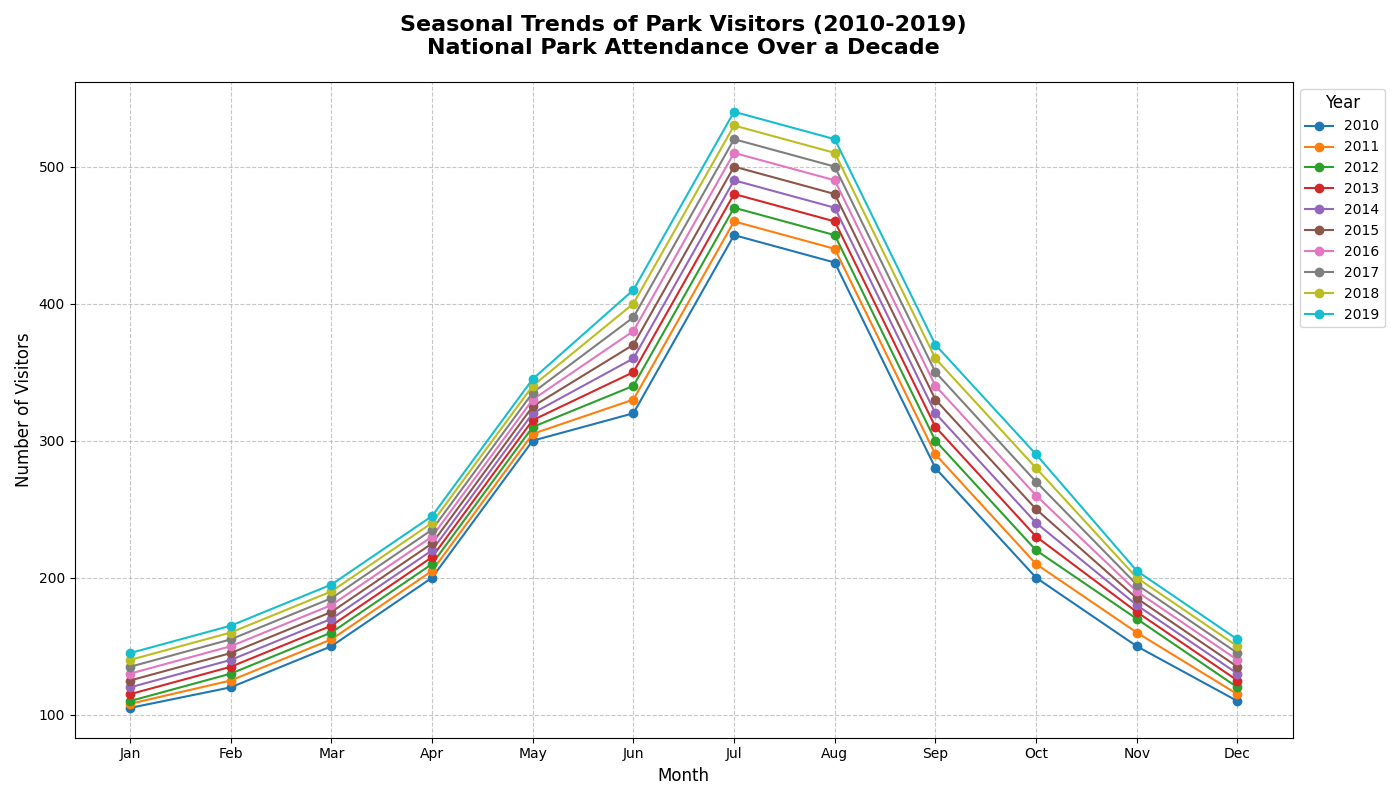

The Python source for this figure:
import matplotlib.pyplot as plt
import numpy as np

# Backstory: Analyzing Seasonal Trends of Park Visitors Over a Decade
# This chart captures the preferences of visitors to a national park, segregated by different months, over a span of 10 years. The data reflects how different seasons affect park attendance.

# Data for the line chart - 10 years of data (2010-2019) for 12 months
years = np.arange(2010, 2020)
months = ["Jan", "Feb", "Mar", "Apr", "May", "Jun", "Jul", "Aug", "Sep", "Oct", "Nov", "Dec"]
visitors = [
    [105, 120, 150, 200, 300, 320, 450, 430, 280, 200, 150, 110],  # 2010
    [108, 125, 155, 205, 305, 330, 460, 440, 290, 210, 160, 115],  # 2011
    [110, 130, 160, 210, 310, 340, 470, 450, 300, 220, 170, 120],  # 2012
    [115, 135, 165, 215, 315, 350, 480, 460, 310, 230, 175, 125],  # 2013
    [120, 140, 170, 220, 320, 360, 490, 470, 320, 240, 180, 130],  # 2014
    [125, 145, 175, 225, 325, 370, 500, 480, 330, 250, 185, 135],  # 2015
    [130, 150, 180, 230, 330, 380, 510, 490, 340, 260, 190, 140],  # 2016
    [135, 155, 185, 235, 335, 390, 520, 500, 350, 270, 195, 145],  # 2017
    [140, 160, 190, 240, 340, 400, 530, 510, 360, 280, 200, 150],  # 2018
    [145, 165, 195, 245, 345, 410, 540, 520, 370, 290, 205, 155],  # 2019
]

# Plotting the data
fig, ax = plt.subplots(figsize=(14, 8))

# Add multiple lines to represent each year
for i, year in enumerate(years):
    ax.plot(months, visitors[i], label=str(year), marker='o')

# Titles and labels
ax.set_title("Seasonal Trends of Park Visitors (2010-2019)\nNational Park Attendance Over a Decade", 
             fontsize=16, fontweight='bold', pad=20)
ax.set_xlabel('Month', fontsize=12)
ax.set_ylabel('Number of Visitors', fontsize=12)

# Customize legend
ax.legend(title="Year", title_fontsize='12', fontsize=10, loc='upper left', bbox_to_anchor=(1, 1))

# Customize grid
ax.grid(True, linestyle='--', alpha=0.7)

# Adjust layout before displaying the plot to prevent label cutoff
plt.tight_layout()

# Display the plot
plt.show()
